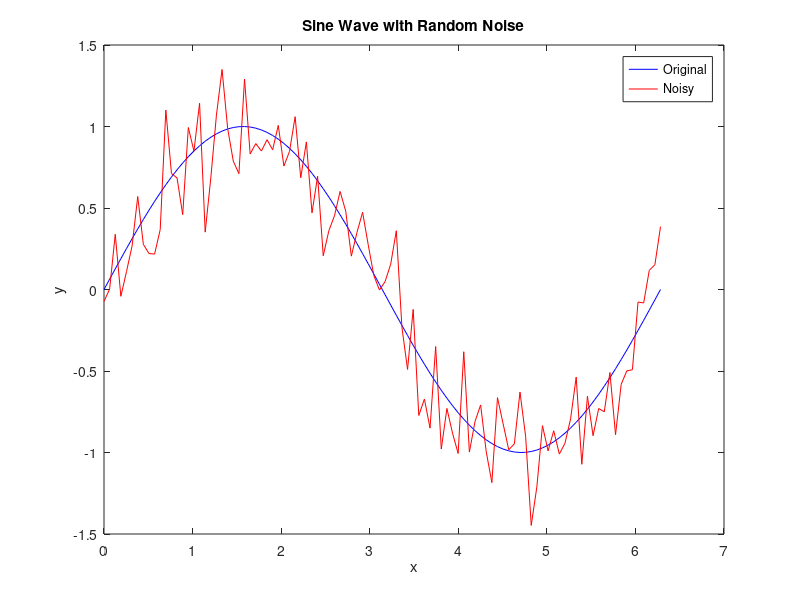

The MATLAB source for this figure:
% Day 097: Random Noise Addition to Sine Wave
x = linspace(0, 2*pi, 100);
y = sin(x);
noise = randn(size(x)) * 0.2;
y_noisy = y + noise;
plot(x, y, 'b', x, y_noisy, 'r');
legend('Original', 'Noisy');
title('Sine Wave with Random Noise');
xlabel('x');
ylabel('y');
